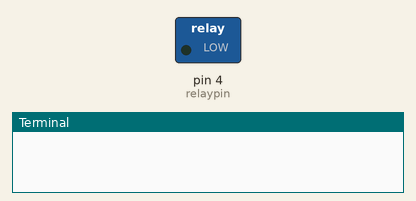
Bench run of a program on a simulated Raspberry Pi (wiringPi pin numbers). Parts: switched loads named in the program (green lamp = pin HIGH), the last lines printed to the terminal. Pin numbers are wiringPi numbers.

Above: at 0.1 s.
At 1.1 s:
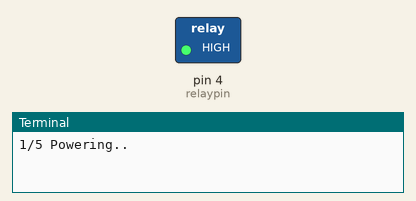
Timing chart, 0 to 2.6 s (numbered marks = the images above):
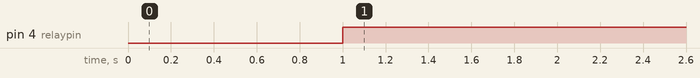

Measured:
- by itself, pin 4 (relaypin): LOW → HIGH at 1.0 s

The program:

volkan.py
```python
import xbox_rf

# xbox_rf kutuphanesinin eklenmesi ve
# XBOX 360 RF Modul Led Animasyonlarinin baslatilmasi
# Boot Animasyonunun sonsuz dongude tekrarlanmasi icin kutuphaneye role amacli 2n2222 transistoru calistiran kod eklendi
while True:
        xbox_rf.Delay(1000)
        print("1/5 Powering..")
        xbox_rf.RelayOn()
        print("2/5 Initializing..")
        xbox_rf.Init()
        print("3/5 Animasyon")
        xbox_rf.BootAnimation()
        print("4/5 Wait...")
        xbox_rf.Delay(5000)
        print("5/5 Poweroff..")
        xbox_rf.RelayOff()
```

xbox_rf.py
```python
# xbox_rf.py
#
# A Python library to control Xbox 360 RF Units
# with an Raspberry Pi.
#
# Created by Tino Goehlert
# Edited by VOLKAN TA2KVC
# Edited deprecated wiringpi2 library to wiringpi library, added wiringpi setup code and relay code TA2KVC
# www.astrorats.org | @_tin0_

import wiringpi

wiringpi2 = wiringpi  # Edited by VOLKAN TA2KVC
wiringpi.wiringPiSetup() # Edited by VOLKAN TA2KVC

data_pin  = 5 # data line (pin 6 on the module)
clock_pin = 6 # clock line (pin 7 on module)
relaypin = 4 # Edited by VOLKAN TA2KVC 2n2222 transistor role icin pin
cmdlist = {} # Simple lookup Table with presotred Commands

#Activates/initialises the LEDs, leaving the center LED lit.
cmdlist["led_cmd"]   = "0010000100"
#Makes the startup animation on the ring of light.
cmdlist["anim_cmd"]  = "0010000101"

#Green LED control - ordered clockwise
cmdlist["green_ul"]  = "0010100001"
cmdlist["green_ur"]  = "0010100010"
cmdlist["green_dr"]  = "0010101000"
cmdlist["green_dl"]  = "0010100100"

#Red LED control - ordered clockwise
cmdlist["red_ul"]    = "0010110001"
cmdlist["red_ur"]    = "0010110010"
cmdlist["red_dr"]    = "0010111000"
cmdlist["red_dl"]    = "0010110100"

#Initiates the sync process.
cmdlist["ctl_sync"]  = "0000000100"
#Shutdown controllers remotely.
cmdlist["ctl_shutdown"]  = "0000001001"

# Reverse cmdlist. Needed by Bruteforce to resolv
# binary commands to their names.
cmdlist_reversed = dict([(v,k) for k,v in cmdlist.items()])


# SendData
#   Sends a Command to the Module
def SendData(command, delay = 0):
  wiringpi2.pinMode(data_pin,1)
  wiringpi2.digitalWrite(data_pin,0)

  prev = 1
  for i in range(len(command)):

    while prev == wiringpi2.digitalRead(clock_pin):
        pass

    prev = wiringpi2.digitalRead(clock_pin)
    wiringpi2.digitalWrite(data_pin, int(command[i]))

    while prev == wiringpi2.digitalRead(clock_pin):
        pass

    prev = wiringpi2.digitalRead(clock_pin)

  wiringpi2.digitalWrite(data_pin, 1)
  wiringpi2.pinMode(data_pin, 0)
  wiringpi2.delay(delay)

# SendInteger
#   Converts an Decimal Value to a command
#   and sends it via SendData
def SendInteger(num):
	if(num < 255):
		binstr = "00" + "{0:b}".format(num)
    	binstr = "0" * (7-(len(binstr)-3)) + binstr
    	SendData(binstr)

# Init
#   Initialized wiringpi
#   and start Xbox 360 boot sequence.
def Init():
	wiringpi2.pinMode(data_pin, 0)
	wiringpi2.pinMode(clock_pin, 0)
	wiringpi2.wiringPiSetup()

	SendData(cmdlist["led_cmd"])
	wiringpi2.delay(50)

# BootAnimation
#    Plays Xbox 360 Boot Animation
def BootAnimation():
	SendData(cmdlist["anim_cmd"])
        wiringpi2.delay(7000)


# SendCommand
#   sends a command according to its name
def SendCommand(name, delay=0):
    	SendData(cmdlist[name],delay)

# Delay
#    Well.. it just forwards the wiringPi delay
#    function so you don't have to call it from there.
def Delay(ms):
	wiringpi2.delay(ms)

# Edited by VOLKAN TA2KVC
# Role acik / kapali kodlari
def RelayOn():
  wiringpi2.pinMode(relaypin,1)
  wiringpi2.digitalWrite(relaypin,1)
  wiringpi2.delay(500)

def RelayOff():
  wiringpi2.digitalWrite(relaypin,0)
  wiringpi2.pinMode(relaypin,0)
  wiringpi2.delay(500)

#Brutefore
#    Brutefoce attack
#    ignore_known to false if you want to trigger
#    commands that are already in cmdlist.
def Bruteforce(begin=0, end=255, ignore_known=True):
  while begin <= end:
	binstr = "00" + "{0:b}".format(begin)
	binstr = "0" * (7-(len(binstr)-3)) + binstr
	if binstr not in cmdlist.values() or ignore_known == False:
		SendData(binstr)
		print(binstr + " : " + str(begin))
	else:
		print(binstr + " : " + cmdlist_reversed[binstr])
	wiringpi2.delay(1000)
	begin += 1
```
